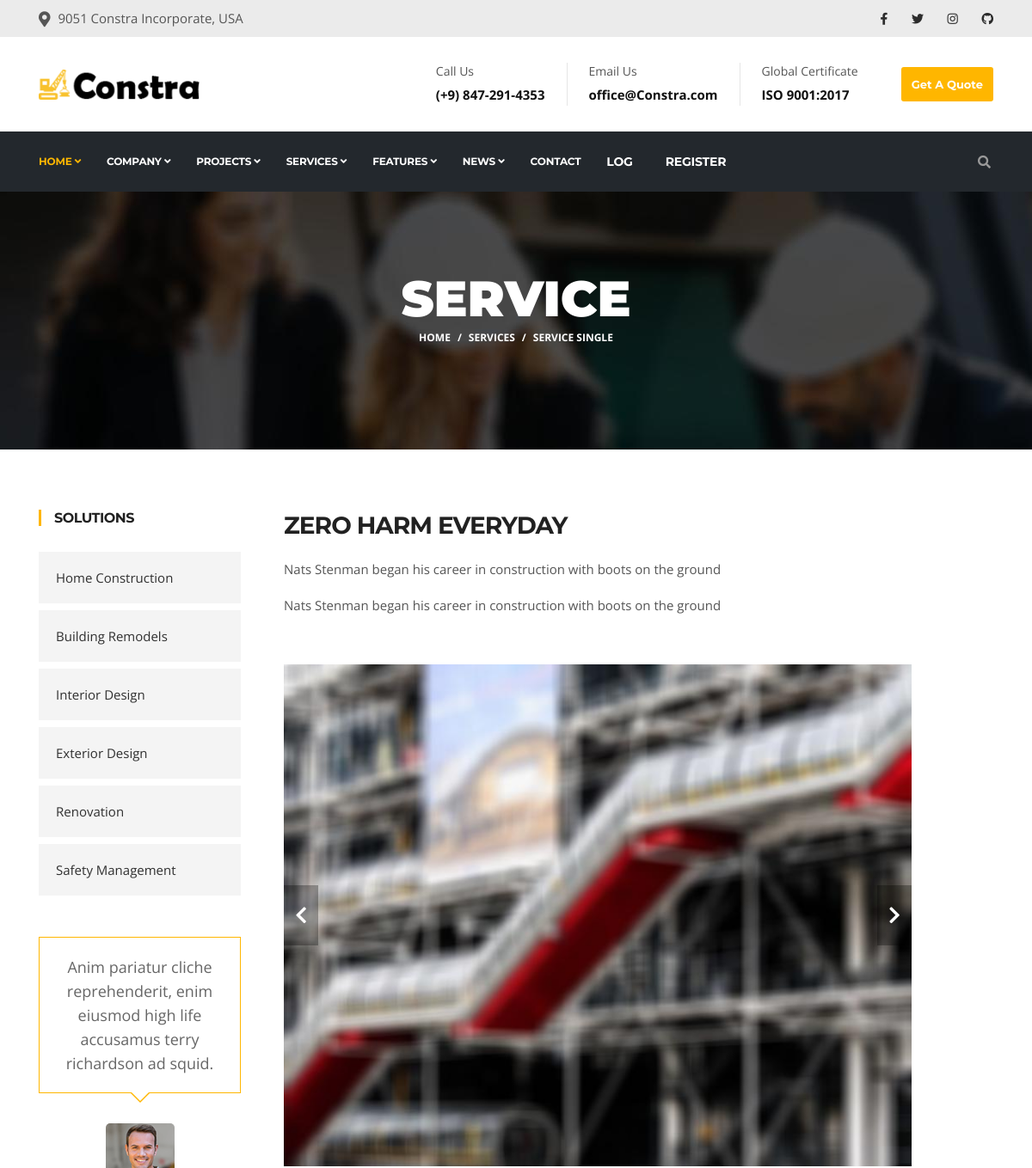
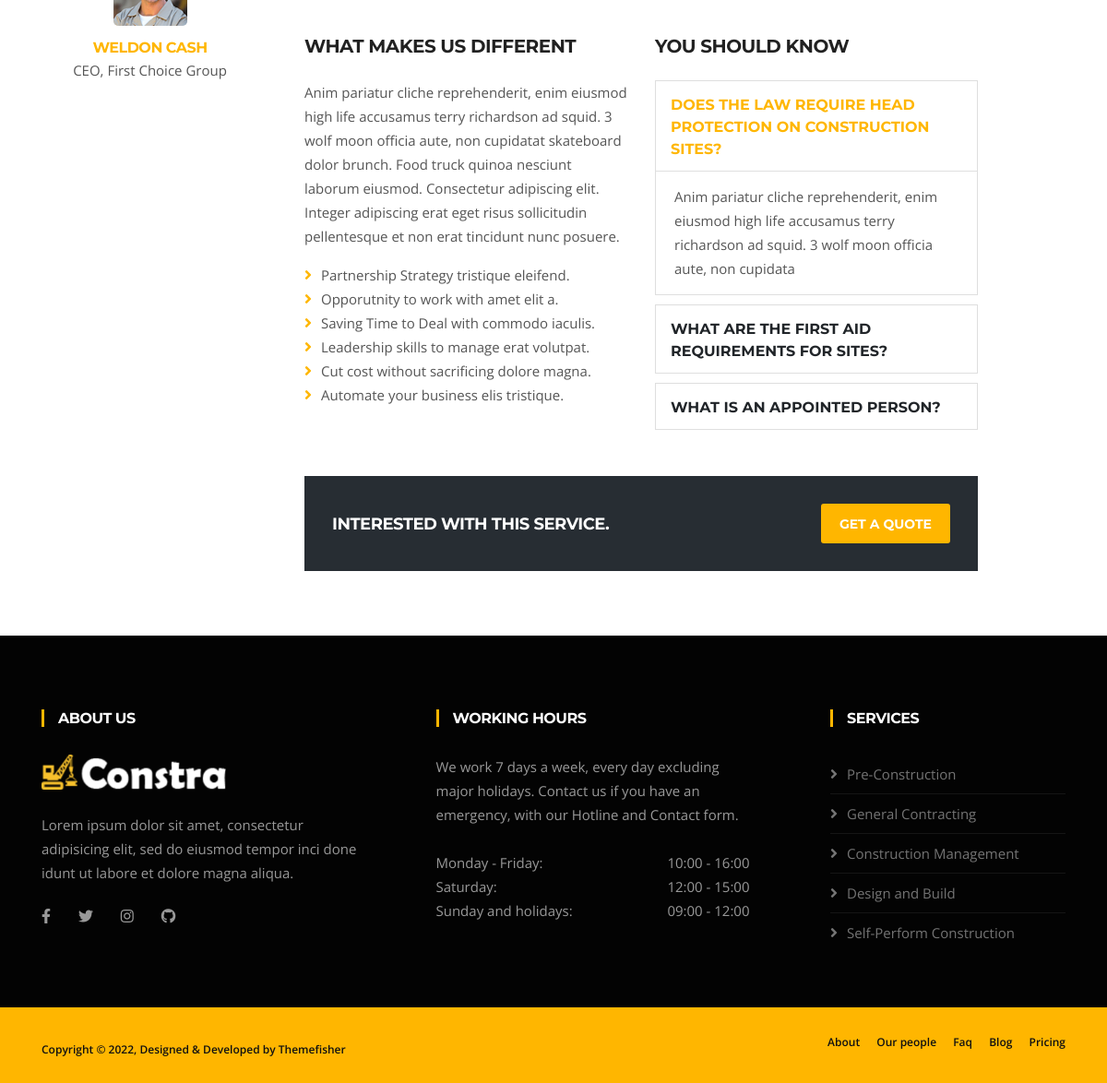
The page /service/1/ on the database its author committed (2 pictures, top to bottom).
### home/models.py (models this page shows, shortened)
class CommonInfo(models.Model):
    name = models.CharField(max_length=100)
    about = models.TextField(default='Nats Stenman began his career in construction with boots on the ground')
    class Meta:
        abstract = True

class Solution(CommonInfo):
    about = None

class Service(CommonInfo):
    solutions = models.ManyToManyField('Solution')
    image1 = models.ImageField(upload_to='images/services/')
    image2 = models.ImageField(upload_to='images/services/')
    icon = models.ImageField(upload_to='images/services/')

### home/views.py (the view)
class CustomDetail(DetailView):
    def get_context_data(self, **kwargs):
        context = super().get_context_data(**kwargs)
        try:
            context['news_list'] = News.objects.all()
        except:
            pass
        return context

### templates/service/detail.html (shortened to what this page needs)
{% extends 'base/base.html' %}
{% load static %}
{% block content %}
<div id="banner-area" class="banner-area" style="background-image:url({% static 'images/banner/banner1.jpg'%})">
  <div class="banner-text">
    <div class="container">
        <div class="row">
          <div class="col-lg-12">
              <div class="banner-heading">
                <h1 class="banner-title">Service</h1>
                <nav aria-label="breadcrumb">
                    <ol class="breadcrumb justify-content-center">
                      <li class="breadcrumb-item"><a href="#">Home</a></li>
                      <li class="breadcrumb-item"><a href="#">Services</a></li>
                      <li class="breadcrumb-item active" aria-current="page">Service Single</li>
                    </ol>
                </nav>
              </div>
          </div>
        </div>
    </div>
  </div>
</div>
<section id="main-container" class="main-container">
  <div class="container">
    <div class="row">
      <div class="col-xl-3 col-lg-4">
        <div class="sidebar sidebar-left">
          <div class="widget">
            <h3 class="widget-title">Solutions</h3>
            <ul class="nav service-menu">
              {% for o in object.solutions.all %}
              <li><a href="{% url 'home:service-detail' o.id %}">{{o.name}}</a></li>
              {% endfor %}
            </ul>
          </div>
          <div class="widget">
            <div class="quote-item quote-border">
              <div class="quote-text-border">
                Anim pariatur cliche reprehenderit, enim eiusmod high life accusamus terry richardson ad squid.
              </div>
              <div class="quote-item-footer">
                <img loading="lazy" class="testimonial-thumb" src="images/clients/testimonial1.png" alt="testimonial">
                <div class="quote-item-info">
                  <h3 class="quote-author">Weldon Cash</h3>
                  <span class="quote-subtext">CEO, First Choice Group</span>
                </div>
              </div>
            </div>
          </div>
        </div>
      </div>
      <div class="col-xl-8 col-lg-8">
        <div class="content-inner-page">
          <h2 class="column-title mrt-0">{{object.name}}</h2>
          <div class="row">
            <div class="col-md-12">
              <p>{{object.about}}</p>
              <p>{{object.about}}</p>
            </div>
          </div>
          <div class="gap-40"></div>
          <div id="page-slider" class="page-slider">
            <div class="item">
              <img loading="lazy" class="img-fluid" src="{{object.image1.url}}" alt="project-slider-image" />
            </div>
          </div>
          <div class="gap-40"></div>
          <div class="row">
            <div class="col-md-6">
              <h3 class="column-title-small">What Makes Us Different</h3>
              <p>Anim pariatur cliche reprehenderit, enim eiusmod high life accusamus terry richardson ad squid. 3 wolf
                moon officia aute, non cupidatat skateboard dolor brunch. Food truck quinoa nesciunt laborum eiusmod.
                Consectetur adipiscing elit. Integer adipiscing erat eget risus sollicitudin pellentesque et non erat
                tincidunt nunc posuere.</p>
              <ul class="list-arrow">
                <li>Partnership Strategy tristique eleifend.</li>
                <li>Opporutnity to work with amet elit a.</li>
                <li>Saving Time to Deal with commodo iaculis.</li>
                <li>Leadership skills to manage erat volutpat.</li>
                <li>Cut cost without sacrificing dolore magna.</li>
                <li>Automate your business elis tristique.</li>
              </ul>
            </div>
            <div class="col-md-6 mt-5 mt-md-0">
              <h3 class="column-title-small">You Should Know</h3>
              <div class="accordion accordion-group accordion-classic" id="construction-accordion">
                <div class="card">
                  <div class="card-header p-0 bg-transparent" id="headingOne">
                    <h2 class="mb-0">
                      <button class="btn btn-block text-left" type="button" data-toggle="collapse"
                        data-target="#collapseOne" aria-expanded="true" aria-controls="collapseOne">
                        Does the law require head protection on construction sites?
                      </button>
                    </h2>
                  </div>
                  <div id="collapseOne" class="collapse show" aria-labelledby="headingOne"
                    data-parent="#construction-accordion">
                    <div class="card-body">
                      Anim pariatur cliche reprehenderit, enim eiusmod high life accusamus terry richardson ad squid. 3
                      wolf
                      moon officia aute, non cupidata
                    </div>
                  </div>
                </div>
                <div class="card">
                  <div class="card-header p-0 bg-transparent" id="headingTwo">
                    <h2 class="mb-0">
                      <button class="btn btn-block text-left collapsed" type="button" data-toggle="collapse"
                        data-target="#collapseTwo" aria-expanded="false" aria-controls="collapseTwo">
                        What are the first aid requirements for sites?
                      </button>
                    </h2>
                  </div>
                </div>
                <div class="card">
                  <div class="card-header p-0 bg-transparent" id="headingThree">
                    <h2 class="mb-0">
                      <button class="btn btn-block text-left collapsed" type="button" data-toggle="collapse"
                        data-target="#collapseThree" aria-expanded="false" aria-controls="collapseThree">
                        What is an appointed person?
                      </button>
                    </h2>
                  </div>
                </div>
              </div>
            </div>
          </div>
          <div class="gap-40"></div>
          <div class="call-to-action classic">
            <div class="row align-items-center">
              <div class="col-md-8 text-center text-md-left">
                <div class="call-to-action-text">
                  <h3 class="action-title">Interested with this service.</h3>
                </div>
              </div>
              <div class="col-md-4 text-center text-md-right mt-3 mt-md-0">
                <div class="call-to-action-btn">
                  <a class="btn btn-primary" href="#">Get a Quote</a>
                </div>
              </div>
            </div>
          </div>
        </div>
      </div>
    </div>
  </div>
</section>
{% endblock content %}

### rows shown on the page
Solution: name "Home Construction"
Solution: name "Building Remodels"
Solution: name "Interior Design"
Solution: name "Exterior Design"
Solution: name "Renovation"
Solution: name "Safety Management"
Service: name "ZERO HARM EVERYDAY", about "Nats Stenman began his career in construction with boots on the ground", image1 (picture)
